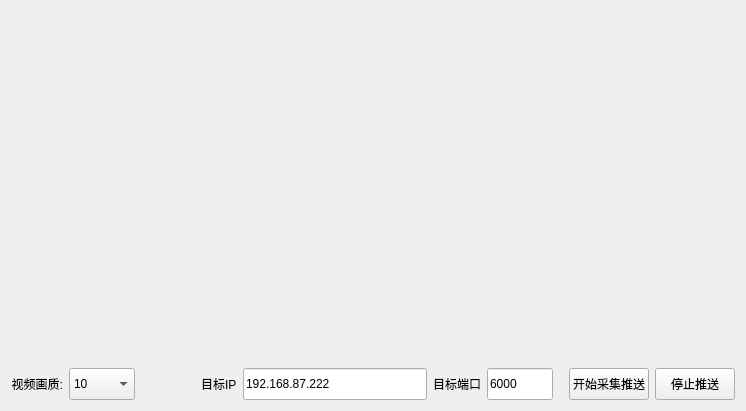
<?xml version="1.0" encoding="UTF-8"?>
<ui version="4.0">
 <class>MainWindow</class>
 <widget class="QMainWindow" name="MainWindow">
  <property name="geometry">
   <rect>
    <x>0</x>
    <y>0</y>
    <width>746</width>
    <height>411</height>
   </rect>
  </property>
  <property name="windowTitle">
   <string>MainWindow</string>
  </property>
  <widget class="QWidget" name="centralWidget">
   <layout class="QVBoxLayout" name="verticalLayout">
    <item>
     <widget class="QWidget" name="widget_video" native="true">
      <property name="sizePolicy">
       <sizepolicy hsizetype="Preferred" vsizetype="Expanding">
        <horstretch>0</horstretch>
        <verstretch>0</verstretch>
       </sizepolicy>
      </property>
     </widget>
    </item>
    <item>
     <layout class="QHBoxLayout" name="horizontalLayout">
      <item>
       <widget class="QLabel" name="label_8">
        <property name="maximumSize">
         <size>
          <width>70</width>
          <height>16777215</height>
         </size>
        </property>
        <property name="text">
         <string>视频画质:</string>
        </property>
        <property name="alignment">
         <set>Qt::AlignRight|Qt::AlignTrailing|Qt::AlignVCenter</set>
        </property>
       </widget>
      </item>
      <item>
       <widget class="QComboBox" name="comboBox_quantity">
        <property name="minimumSize">
         <size>
          <width>66</width>
          <height>32</height>
         </size>
        </property>
        <property name="currentIndex">
         <number>10</number>
        </property>
        <item>
         <property name="text">
          <string>0</string>
         </property>
        </item>
        <item>
         <property name="text">
          <string>1</string>
         </property>
        </item>
        <item>
         <property name="text">
          <string>2</string>
         </property>
        </item>
        <item>
         <property name="text">
          <string>3</string>
         </property>
        </item>
        <item>
         <property name="text">
          <string>4</string>
         </property>
        </item>
        <item>
         <property name="text">
          <string>5</string>
         </property>
        </item>
        <item>
         <property name="text">
          <string>6</string>
         </property>
        </item>
        <item>
         <property name="text">
          <string>7</string>
         </property>
        </item>
        <item>
         <property name="text">
          <string>8</string>
         </property>
        </item>
        <item>
         <property name="text">
          <string>9</string>
         </property>
        </item>
        <item>
         <property name="text">
          <string>10</string>
         </property>
        </item>
        <item>
         <property name="text">
          <string>11</string>
         </property>
        </item>
        <item>
         <property name="text">
          <string>12</string>
         </property>
        </item>
        <item>
         <property name="text">
          <string>13</string>
         </property>
        </item>
        <item>
         <property name="text">
          <string>14</string>
         </property>
        </item>
        <item>
         <property name="text">
          <string>15</string>
         </property>
        </item>
       </widget>
      </item>
      <item>
       <spacer name="horizontalSpacer_5">
        <property name="orientation">
         <enum>Qt::Horizontal</enum>
        </property>
        <property name="sizeType">
         <enum>QSizePolicy::Preferred</enum>
        </property>
        <property name="sizeHint" stdset="0">
         <size>
          <width>60</width>
          <height>20</height>
         </size>
        </property>
       </spacer>
      </item>
      <item>
       <widget class="QLabel" name="label">
        <property name="text">
         <string>目标IP</string>
        </property>
       </widget>
      </item>
      <item>
       <widget class="QLineEdit" name="lineEdit_ip">
        <property name="minimumSize">
         <size>
          <width>150</width>
          <height>32</height>
         </size>
        </property>
        <property name="text">
         <string>192.168.87.222</string>
        </property>
       </widget>
      </item>
      <item>
       <widget class="QLabel" name="label_3">
        <property name="text">
         <string>目标端口</string>
        </property>
       </widget>
      </item>
      <item>
       <widget class="QLineEdit" name="lineEdit_port">
        <property name="minimumSize">
         <size>
          <width>0</width>
          <height>32</height>
         </size>
        </property>
        <property name="maximumSize">
         <size>
          <width>66</width>
          <height>16777215</height>
         </size>
        </property>
        <property name="text">
         <string>6000</string>
        </property>
       </widget>
      </item>
      <item>
       <spacer name="horizontalSpacer_2">
        <property name="orientation">
         <enum>Qt::Horizontal</enum>
        </property>
        <property name="sizeType">
         <enum>QSizePolicy::Fixed</enum>
        </property>
        <property name="sizeHint" stdset="0">
         <size>
          <width>10</width>
          <height>20</height>
         </size>
        </property>
       </spacer>
      </item>
      <item>
       <widget class="QPushButton" name="pushButton_start">
        <property name="minimumSize">
         <size>
          <width>0</width>
          <height>32</height>
         </size>
        </property>
        <property name="text">
         <string>开始采集推送</string>
        </property>
       </widget>
      </item>
      <item>
       <widget class="QPushButton" name="pushButton_stop">
        <property name="minimumSize">
         <size>
          <width>0</width>
          <height>32</height>
         </size>
        </property>
        <property name="text">
         <string>停止推送</string>
        </property>
       </widget>
      </item>
     </layout>
    </item>
   </layout>
  </widget>
  <widget class="QMenuBar" name="menuBar">
   <property name="geometry">
    <rect>
     <x>0</x>
     <y>0</y>
     <width>746</width>
     <height>25</height>
    </rect>
   </property>
  </widget>
 </widget>
 <layoutdefault spacing="6" margin="11"/>
 <resources/>
 <connections/>
</ui>
